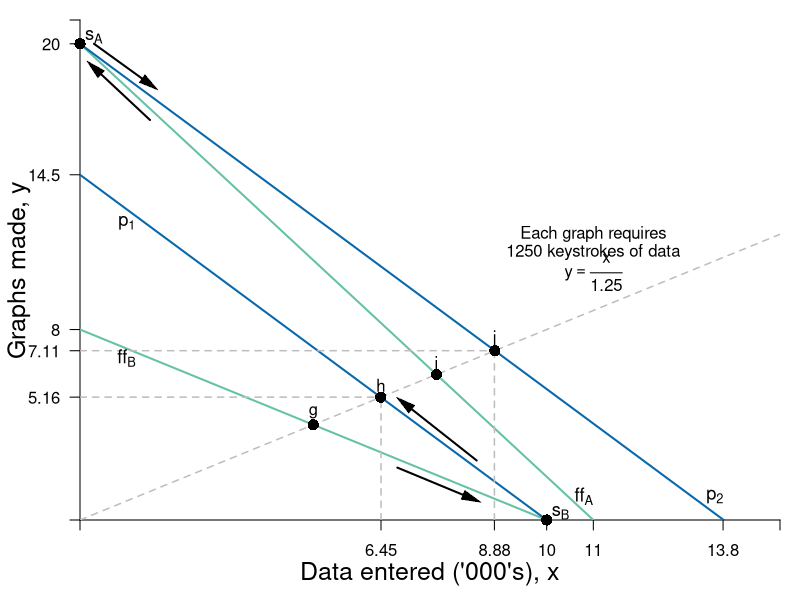

Write R code to recreate this figure.
#Graph Designer: Simon Halliday + Scott Cohn
#Authors: Bowles and Halliday
#Title: Coordination, Conflict and Competition: A Text in Microeconomics

require(shape)
pdf(file = "specprodexch/data_entered.pdf", width = 8, height = 8)

#Set parameters for graphics
axislabelsize <- 1.5
labelsize <- 1.1
smalllabelsize <- 0.9
graphlinewidth <- 2
segmentlinewidth <- 1.5

COL <- c("#7fc97f", "#beaed4", "#fdc086", "#ffff99", "#386cb0", "#f0027f", "#bf5b17", "#666666")
COLA <- c("#e0f3db", "#99d8c9","#66c2a4","#41ae76", "#238b45", "#005824")
COLB <- c("#4eb3d3", "#2b8cbe", "#0868ac","#084081")


ffA <- function(x, yintA = 20, sA = 20/11) {
        yintA - sA*x
}

ffB <- function(x, yintB = 8, sB = 8/10) {
        yintB - sB*x
}

exchange <- function(x, slope = 1/1.25) {
        slope*x
}

priceA <- function(x, pintA = 20, psA = 1.45) {
        pintA - psA*x
}

priceB <- function(x, pintB = 14.5, psB = 1.45) {
        pintB - psB*x
}

#Edited the margins to cater for the larger LHS labels
par(mar =  c(4, 4, 1, 1))

xlims <- c(0, 15)
ylims <- c(0, 21)

npts <- 501 
x <- seq(xlims[1], xlims[2], length.out = npts)
y <- seq(ylims[1], ylims[2], length.out = npts) 
a <- c(3.25, 5.25, 7.25)

plot(0, 0, xlim = xlims, ylim = ylims, type = "n",
     xlab = expression(paste("")),
     ylab = expression(paste("")), 
     xaxt = "n", 
     yaxt = "n", 
     cex.lab = axislabelsize, 
     bty = "n", 
     xaxs="i", 
     yaxs="i"
)


# ticksy <- seq(from = 0, to = ylims[2], by = 1)
# ylabels <- seq(from = 0, to = ylims[2], by = 1)
# ticksx <- seq(from = 0, to = xlims[2], by = 1)
# xlabels <- seq(from = 0, to = xlims[2], by = 1)
ticksy <- c(ylims[1], 5.16, 7.11, 8, 14.5, 20, ylims[2])
ylabels <- c(NA, 5.16, 7.11, 8, 14.5, 20, NA)
ticksx <- c(xlims[1], 6.45, 8.88, 10, 11, 13.78, xlims[2])
xlabels <-  c(NA, 6.45, 8.88, 10, 11, 13.8, NA)

axis(1, at = ticksx, pos = 0, labels = xlabels)
axis(2, at = ticksy, pos = 0, labels = ylabels, las = 1)

npts <- 500 
xx1 <- seq(xlims[1], xlims[2], length.out = npts)

#Draw the graphs
lines(xx1, ffA(xx1), col = COLA[3], lwd = graphlinewidth)
lines(xx1, ffB(xx1), col = COLA[3], lwd = graphlinewidth)
lines(xx1, exchange(xx1), lty = 2, col = "gray", lwd = segmentlinewidth)
lines(xx1, priceA(xx1), col = COLB[3], lwd = graphlinewidth)
lines(xx1, priceB(xx1), col = COLB[3], lwd = graphlinewidth)


#Segments for new points
segments(0, 5.16, 6.45, 5.16, lty = 2, col = "grey",  lwd = segmentlinewidth)
segments(6.45, 0, 6.45, 5.16, lty = 2, col = "grey",  lwd = segmentlinewidth)
segments(0, 7.11, 8.88, 7.11, lty = 2, col = "grey",  lwd = segmentlinewidth)
segments(8.88, 0, 8.88, 7.11, lty = 2, col = "grey",  lwd = segmentlinewidth)

# segments(0, 4.14, 4.14, 4.14, lty = 2, col = "grey",  lwd = segmentlinewidth)
# segments(4.14, 0, 4.14, 4.14, lty = 2, col = "grey",  lwd = segmentlinewidth)

#Label Points
xpts <- c(5, 6.444444444, 7.638888889, 8.888888889)
ypts <- xpts/1.25
yadj1 <- 0.5
yadj2 <- -0.5

points(xpts, ypts, pch = 16, col = "black", cex = 1.5)
ptlabels <- c("g", "h", "i", "j")
text(xpts, ypts + yadj1, ptlabels)
#coordlabs <- c("(5,4)", "(6.44, 5.16)", "(7.64,6.11)", "(8.89,7.11)")
#text(xpts, ypts + yadj2, coordlabs, cex = smalllabelsize)

#Axis labels
mtext(expression(paste("Data entered ('000's), ", x)), side = 1, line = 2.5, cex = axislabelsize)
text(-1.3, 0.5*ylims[2], expression(paste("Graphs made, ", y)), xpd = TRUE, cex = axislabelsize, srt = 90) 

#Text
text(11, 12, expression(paste("Each graph requires")))
text(11, 11.25, expression(paste("1250 keystrokes of data")))
text(11, 10.4, expression(paste(y == frac(x,1.25) )))

#Label the curves
text(13.6, 1, expression(p[2]), cex = labelsize)
text(10.8, 1, expression(ff[A]), cex = labelsize)

text(1, 12.5, expression(p[1]), cex = labelsize)
text(1, 6.8, expression(ff[B]), cex = labelsize)

#xpts <- c(5, 6.444444444, 7.638888889, 8.888888889)
#ypts <- xpts/1.25

#Arrows(xpts[1]+1.8, ypts[1] - 1.8, 10 - 1.6, 0 + 0.9, col = "black", lty = 1, lwd = 2, arr.type = "triangle", arr.lwd = 0.5)
Arrows(xpts[1]+1.8, ypts[1] - 1.8, 10 - 1.6, 0 + 0.9, col = "black", lty = 1, lwd = 2, arr.type = "triangle", arr.lwd = 0.5)
#Arrows(10, 0 + 0.5, xpts[2] + 0.5, ypts[2] - 0.25, col = "black", lty = 1, lwd = 2, arr.type = "triangle", arr.lwd = 0.5)
Arrows(8.5, 0 + 2.5, xpts[2] + 0.5, ypts[2] - 0.25, col = "black", lty = 1, lwd = 2, arr.type = "triangle", arr.lwd = 0.5)
text(10 + 0.3, 0.3, expression(s[B]), cex = labelsize)
points(10, 0,pch = 16, col = "black", cex = 1.5, xpd = TRUE)

#Arrows(xpts[3] - 0.3, ypts[3], 0 + 0.3, 20 - 1, col = "black", lty = 1, lwd = 2, arr.type = "triangle", arr.lwd = 0.5)
Arrows(1.5, 16.8, 0 + 0.3, 20 - 1, col = "black", lty = 1, lwd = 2, arr.type = "triangle", arr.lwd = 0.5)
#Arrows(0 + 0.3, 20, xpts[4] - 0.3, ypts[4] + 0.8, col = "black", lty = 1, lwd = 2, arr.type = "triangle", arr.lwd = 0.5)
Arrows(0 + 0.3, 20, 1.5, 16.8 + 1.5, col = "black", lty = 1, lwd = 2, arr.type = "triangle", arr.lwd = 0.5)

text(0 + 0.3, 20 + 0.3, expression(s[A]), cex = labelsize)
points(0, 20,pch = 16, col = "black", cex = 1.5, xpd = TRUE)

dev.off()
